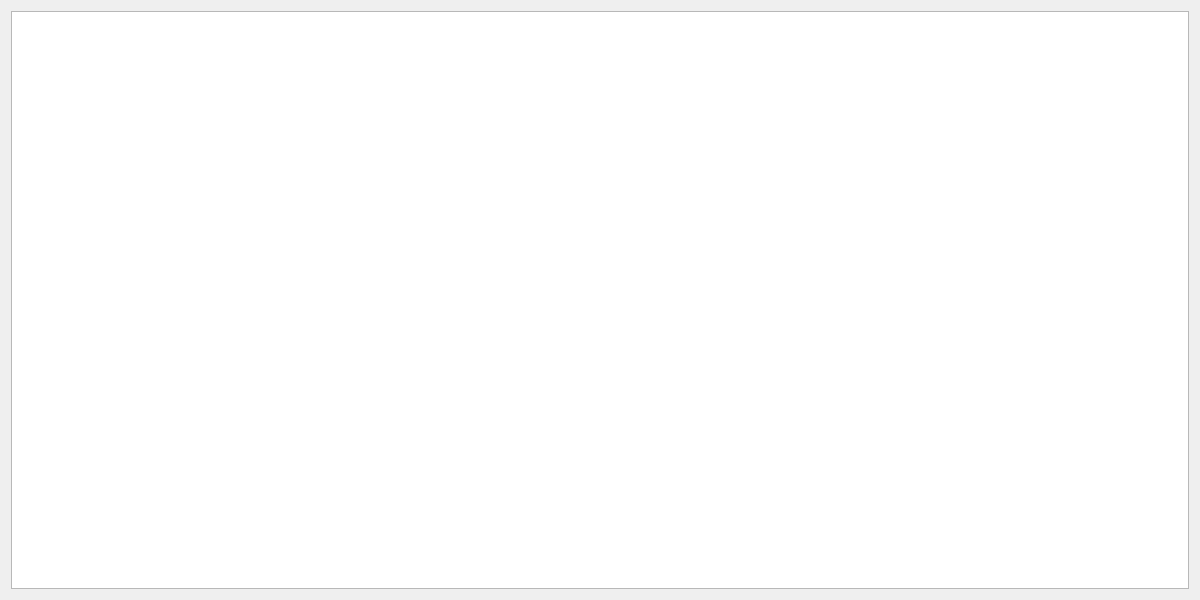
<?xml version="1.0" encoding="UTF-8"?>
<ui version="4.0">
 <class>ClinvarUploadStatusWidget</class>
 <widget class="QWidget" name="ClinvarUploadStatusWidget">
  <property name="geometry">
   <rect>
    <x>0</x>
    <y>0</y>
    <width>1200</width>
    <height>600</height>
   </rect>
  </property>
  <property name="minimumSize">
   <size>
    <width>1200</width>
    <height>480</height>
   </size>
  </property>
  <property name="windowTitle">
   <string>ClinVar Upload Status</string>
  </property>
  <layout class="QVBoxLayout" name="verticalLayout">
   <item>
    <widget class="QTableWidget" name="clinvar_table"/>
   </item>
  </layout>
 </widget>
 <resources/>
 <connections/>
</ui>
